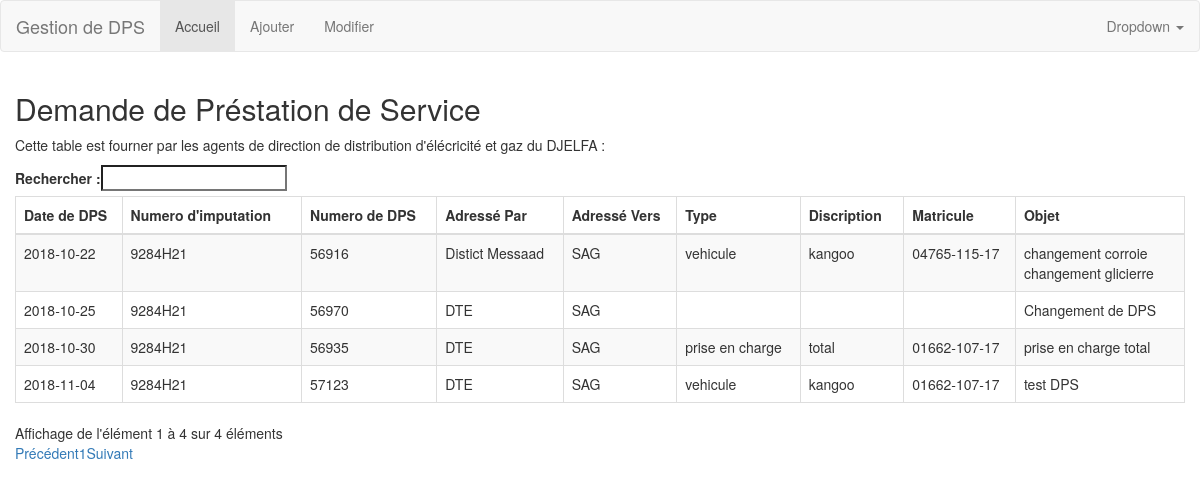
Screenshot of /old/dps_table@old.php with the database file from the repository.
### tables this page shows
CREATE TABLE `dps_table` (
  `id_dps` int(11) NOT NULL,
  `date_dps` date NOT NULL,
  `imputation` varchar(50) NOT NULL,
  `num_dps` int(11) NOT NULL,
  `dps_par` enum('DTE','District Djelfa','District Ain Oussera','District Hassi Bahbah','District EL Idrissia','Distict Messaad') NOT NULL,
  `dps_vers` enum('SAG','DTE','DD') NOT NULL,
  `type_dps` enum('vehicule','prise en charge') DEFAULT NULL,
  `nom_dps` enum('kangoo','partner','doblo','total','partial') DEFAULT NULL,
  `matricule` enum('04765-115-17','01662-107-17') DEFAULT NULL,
  `objet_dps` text NOT NULL,
  `id_user` int(11) NOT NULL
);

### old/dps_table@old.php (the view, shortened to what this page needs)
<!DOCTYPE html>
<html lang="fr">
<head>
  <link rel="stylesheet" href="css/style.css" >
  <link rel="stylesheet" href="https://maxcdn.bootstrapcdn.com/bootstrap/3.3.6/css/bootstrap.min.css" />
  <link rel="stylesheet" href="https://cdn.datatables.net/1.10.12/css/dataTables.bootstrap.min.css" />
</head>
<body>
<nav class="navbar navbar-default">
  <div class="container-fluid">
    <div class="navbar-header">
      <a class="navbar-brand" href="#">Gestion de DPS</a>
    </div>
    <ul class="nav navbar-nav">
      <li class="active"><a href="dps_table.php">Accueil</a></li>
      <li><a href="ajout_dps.php">Ajouter</a></li>
      <li><a href="#">Modifier</a></li>
    </ul>
      <ul class="nav navbar-nav navbar-right">
      <li class="dropdown">
          <a href="#" class="dropdown-toggle" data-toggle="dropdown" role="button" aria-haspopup="true" aria-expanded="false">Dropdown <span class="caret"></span></a>
        </li>
    </ul>
  </div>
</nav>
<div class="container-fluid">
  <h2>Demande de Préstation de Service</h2>
  <p>Cette table est fourner par les agents de direction de distribution d'élécricité et gaz du DJELFA :</p>
  <table class="table table-striped table-bordered" id="info_tbl">
    <thead>
      <tr>
        <th>Date de DPS</th>
        <th>Numero d'imputation</th>
        <th>Numero de DPS</th>
        <th>Adressé Par</th>
        <th>Adressé Vers</th>
        <th>Type</th>
        <th>Discription</th>
        <th>Matricule</th>
        <th>Objet</th>
      </tr>
    </thead>
    <tbody>
      <?php
        $query ="SELECT * FROM dps_table ORDER BY id_dps";
        $result = mysqli_query($connect, $query);
                          while($row = mysqli_fetch_array($result))
                          {
                               echo '
                               <tr>
                                    <td>'.$row["date_dps"].'</td>
                                    <td>'.$row["imputation"].'</td>
                                    <td>'.$row["num_dps"].'</td>
                                    <td>'.$row["dps_par"].'</td>
                                    <td>'.$row["dps_vers"].'</td>
                                    <td>'.$row["type_dps"].'</td>
                                    <td>'.$row["nom_dps"].'</td>
                                    <td>'.$row["matricule"].'</td>
                                    <td>'.$row["objet_dps"].'</td>
                               </tr>
                               ';
                          }
                          ?>
    </tbody>
  </table>
</div>
</body>
</html>

### css/style.css (style rules this page uses)
html, body { width: 100%; }
table { margin: 0 auto; }

### rows the page displays
dps_table: date_dps "2018-10-22", imputation "9284H21", num_dps "56916", dps_par "Distict Messaad", dps_vers "SAG", type_dps "vehicule", nom_dps "kangoo", matricule "04765-115-17", objet_dps "changement corroie changement glicierre"
dps_table: date_dps "2018-11-04", imputation "9284H21", num_dps "57123", dps_par "DTE", dps_vers "SAG", type_dps "vehicule", nom_dps "kangoo", matricule "01662-107-17", objet_dps "test DPS"
dps_table: date_dps "2018-10-30", imputation "9284H21", num_dps "56935", dps_par "DTE", dps_vers "SAG", type_dps "prise en charge", nom_dps "total", matricule "01662-107-17", objet_dps "prise en charge total"
dps_table: date_dps "2018-10-25", imputation "9284H21", num_dps "56970", dps_par "DTE", dps_vers "SAG", objet_dps "Changement de DPS"
